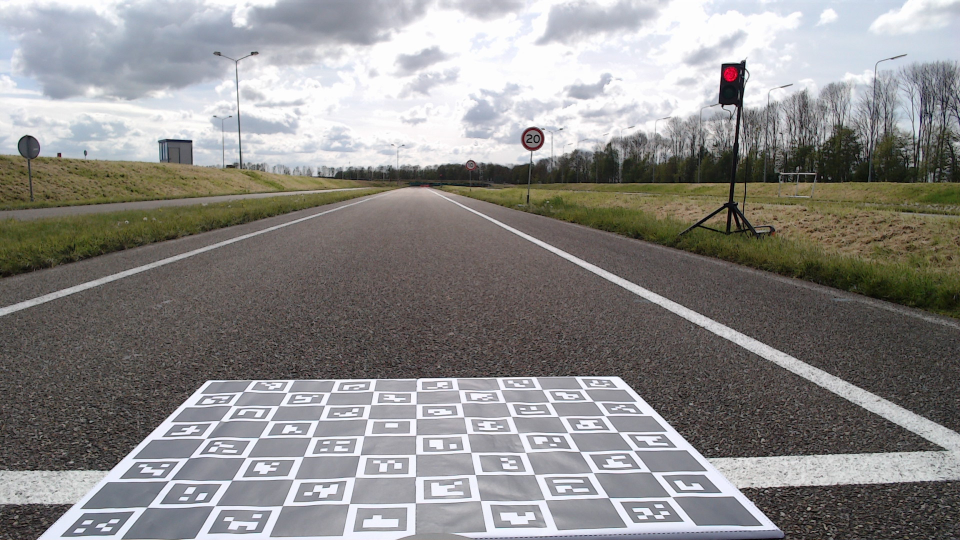
#> input picture src/examples/images/center.png, 1920 x 1080 px (shown at 1/2 size)
$ python -i LineDetection.py   (imports and definitions only)
#> lines starting #> are read from the running program, lines starting #| are printed output that depends on the picture; after the words box and inside, x2 and y2 are one past the last pixel; in counts of white or black regions, pixels touching at a corner belong together
import cv2
import numpy as np
from src.control_modes.autonomous_mode.line_detection.LineProcessor import clusterLines, combineLines, getLines

enable_debug = False


class LineFollowingNavigation:
    def __init__(self, width=848, height=480, scale=1, mode='normal'):
        self.width = width
        self.height = height
        self.scale = scale
        self.mode = mode  # 'normal', 'left_parallel', 'right_parallel'
        # Memory for line tracking
        self.prev_left_line = None
        self.prev_right_line = None
        self.crosswalk_detected = False
        self.crosswalk_confidence = 0
        self.left_min_bound = 0
        self.left_max_bound = 250
        self.right_min_bound = self.width - 250
        self.right_max_bound = self.width
        self.frame_count = 0


    # [6 lines left out: function set_mode, not called in this run]

    def detect_white_lines(self, img):
        """Simple and effective white line detection."""
        # Convert to grayscale
        gray = cv2.cvtColor(img, cv2.COLOR_BGR2GRAY)

        blurred = cv2.GaussianBlur(gray, (5, 5), 0)

        _, binary = cv2.threshold(blurred, 170, 255, cv2.THRESH_BINARY)

        height, width = img.shape[:2]
        mask = np.zeros_like(binary)

        # Trapezoid ROI for road area - taller and wider at the top
        roi_vertices = np.array([
            [0, height],  # Bottom left
            [width // 4, height // 3],  # Top left (wider and higher)
            [3 * width // 4, height // 3],  # Top right (wider and higher)
            [width, height]  # Bottom right
        ], dtype=np.int32)

        cv2.fillPoly(mask, [roi_vertices], 255)
        masked = cv2.bitwise_and(binary, mask)

        # Apply morphological operations to clean up
        kernel = np.ones((3, 3), np.uint8)
        cleaned = cv2.morphologyEx(masked, cv2.MORPH_CLOSE, kernel)
        cleaned = cv2.dilate(cleaned, kernel, iterations=1)

        if enable_debug:
            cv2.imshow("1. Gray", gray)
            cv2.imshow("2. Binary", binary)
            cv2.imshow("3. ROI Mask", mask)
            cv2.imshow("4. Masked", masked)
            cv2.imshow("5. Cleaned", cleaned)

        return cleaned

    def detect_lines(self, binary_img):
        """Detect lines using Hough transform."""
        lines = cv2.HoughLinesP(
            binary_img,
            rho=1,
            theta=np.pi / 180,
            threshold=20,  # Lower threshold to catch more lines
            minLineLength=40,  # Minimum line length
            maxLineGap=20  # Maximum gap between line segments
        )

        return lines

    def filter_lines(self, lines, img_shape):
        """Filter lines by angle and position, excluding crosswalk lines."""
        if lines is None:
            return [], []

        height, width = img_shape[:2]
        left_lines = []
        right_lines = []

        # First, detect if there's a crosswalk
        is_crosswalk, crosswalk_conf = self.detect_crosswalk(lines, img_shape)
        self.crosswalk_detected = is_crosswalk
        self.crosswalk_confidence = crosswalk_conf

        for line in lines:
            x1, y1, x2, y2 = line[0]

            # Calculate line angle
            if x2 - x1 == 0:  # Vertical line
                angle = 90.0
            else:
                angle = np.arctan2(y2 - y1, x2 - x1) * 180 / np.pi


            # Enhanced filtering to exclude crosswalk lines
            # Skip vertical lines (crosswalk stripes) - more aggressive filtering
            if abs(angle) > 85:  # Skip lines that are too vertical (crosswalk stripes)
                continue

            # Filter by angle - lane lines should be diagonal but not too steep
            if abs(angle) < 5:  # Skip nearly horizontal lines
                continue

            # Calculate line length
            length = np.sqrt((x2 - x1) ** 2 + (y2 - y1) ** 2)
            if length < 30:  # Skip very short lines
                continue

            # Determine if line is on left or right side
            center_x = (x1 + x2) / 2

            if center_x < width / 2 and angle < 0:  # Left side, negative slope (line going up-left to down-right)
                left_lines.append([x1, y1, x2, y2])
            elif center_x > width / 2 and angle > 0:  # Right side, positive slope (line going up-right to down-left)
                right_lines.append([x1, y1, x2, y2])

        print(f"Returning {len(left_lines)} left lines and {len(right_lines)} right lines.")
        return left_lines, right_lines

    """def get_center_x(self, frame):
        binary = self.detect_white_lines(frame)
        lines = self.detect_lines(binary)
        _, _, center_x = self.filter_lines(lines, frame.shape)
        return center_x"""

    def get_best_line(self, lines):
        """Get the longest/best line from a group."""
        if not lines:
            return None

        best_line = None
        max_length = 0

        for line in lines:
            x1, y1, x2, y2 = line
            length = np.sqrt((x2 - x1) ** 2 + (y2 - y1) ** 2)

            if length > max_length:
                max_length = length
                best_line = line

        return best_line

    def extrapolate_line(self, line, img_height, horizon_y=200):
        """Extrapolate line to full height."""
        if line is None:
            return None

        x1, y1, x2, y2 = line

        # Calculate line slope and intercept
        if x2 - x1 == 0:
            return line  # Vertical line, return as is

        slope = (y2 - y1) / (x2 - x1)
        intercept = y1 - slope * x1

        # Calculate x coordinates at horizon and bottom
        x_bottom = int((img_height - intercept) / slope)
        x_horizon = int((horizon_y - intercept) / slope)

        return [x_horizon, horizon_y, x_bottom, img_height]

    def detect_clustered_lines(self, lines, img_shape):
        """Detect clusters of lines and create thick purple lines for likely paths."""
        if lines is None or len(lines) == 0:
            return []

        height, width = img_shape[:2]
        clustered_lines = []

        # Group lines by proximity and angle similarity (for dotted lines)
        line_groups = []

        for line in lines:
            x1, y1, x2, y2 = line[0]

            # Calculate line properties
            center_x = (x1 + x2) / 2
            center_y = (y1 + y2) / 2
            angle = np.arctan2(y2 - y1, x2 - x1) * 180 / np.pi

            # Find if this line belongs to an existing group (for connecting dotted lines)
            found_group = False
            for group in line_groups:
                # Check if line is close to group and has similar angle
                group_center_x = np.mean([((l[0] + l[2]) / 2) for l in group])
                group_center_y = np.mean([((l[1] + l[3]) / 2) for l in group])
                group_angle = np.mean([np.arctan2(l[3] - l[1], l[2] - l[0]) * 180 / np.pi for l in group])

                # Tighter thresholds for connecting dotted lines
                distance_threshold = 30  # pixels (closer together)
                angle_threshold = 15  # degrees (more similar angles)

                distance = np.sqrt((center_x - group_center_x) ** 2 + (center_y - group_center_y) ** 2)
                angle_diff = abs(angle - group_angle)

                # Also check if lines are roughly aligned (for dotted line detection)
                if distance < distance_threshold and angle_diff < angle_threshold:
                    group.append([x1, y1, x2, y2])
                    found_group = True
                    break

            if not found_group:
                line_groups.append([[x1, y1, x2, y2]])

        # Create purple lines for groups with multiple lines (dotted lines or dense clusters)
        for group in line_groups:
            if len(group) >= 2:  # Changed from 3 to 2 for dotted line detection
                # Sort lines by position to connect them properly
                group.sort(key=lambda l: (l[1] + l[3]) / 2)  # Sort by average y position

                # For dotted lines, connect the endpoints
                if len(group) >= 2:
                    first_line = group[0]
                    last_line = group[-1]

                    # Find the endpoints that are furthest apart
                    points = [
                        (first_line[0], first_line[1]), (first_line[2], first_line[3]),
                        (last_line[0], last_line[1]), (last_line[2], last_line[3])
                    ]

                    # Find top-most and bottom-most points
                    top_point = min(points, key=lambda p: p[1])
                    bottom_point = max(points, key=lambda p: p[1])

                    # Create a line connecting the extremes
                    clustered_lines.append([int(top_point[0]), int(top_point[1]),
                                            int(bottom_point[0]), int(bottom_point[1])])

                # Alternative: if you want to fit through all points (for dense clusters)
                elif len(group) >= 4:  # For very dense clusters, use line fitting
                    all_points = []
                    for line in group:
                        all_points.extend([(line[0], line[1]), (line[2], line[3])])

                    if len(all_points) >= 2:
                        x_coords = [p[0] for p in all_points]
                        y_coords = [p[1] for p in all_points]

                        # Fit line: y = mx + b
                        A = np.vstack([x_coords, np.ones(len(x_coords))]).T
                        m, b = np.linalg.lstsq(A, y_coords, rcond=None)[0]

                        # Calculate endpoints
                        y_min = min(y_coords)
                        y_max = max(y_coords)
                        x_min = (y_min - b) / m if m != 0 else min(x_coords)
                        x_max = (y_max - b) / m if m != 0 else max(x_coords)

                        # Clamp to image bounds
                        x_min = max(0, min(x_min, width))
                        x_max = max(0, min(x_max, width))

                        clustered_lines.append([int(x_min), int(y_min), int(x_max), int(y_max)])

        return clustered_lines

    def find_point_of_interception(self, lines, img_height=None):
        """
        Returns a list of (x, y) points where each line intercepts the bottom of the frame (y = img_height).
        Accepts a single line [x1, y1, x2, y2] or a list of such lines.
        """
        if lines is None or len(lines) == 0:
            return []

        # Normalize to list of lines
        if isinstance(lines[0], (int, float)):
            lines = [lines]

        if img_height is None:
            img_height = self.height

        interception_points = []
        for line in lines:
            x1, y1, x2, y2 = line
            if y2 == y1:
                continue  # Skip horizontal lines
            m = (y2 - y1) / (x2 - x1) if x2 != x1 else None
            if m is not None:
                b = y1 - m * x1
                x_at_bottom = int((img_height - b) / m)
                interception_points.append((x_at_bottom, img_height))
            else:
                interception_points.append((x1, img_height))
        return interception_points

    def get_lines_in_window(self, intercepting, lines, lower_bound, upper_bound):
        """
        Returns the lines whose interception point at the bottom of the frame
        is within [lower_bound, upper_bound] (inclusive).
        """
        result = []
        for point, line in zip(intercepting, lines):
            x, _ = point
            if lower_bound <= x <= upper_bound:
                result.append(line)
        return result


    def processFrame(self, img, horizon_height=280, weight_factor=1, bias=0):
        """Main processing function."""
        if img.shape[1] != self.width or img.shape[0] != self.height:
            img = cv2.resize(img, (self.width, self.height))

        self.frame_count += 1
        visuals = []

        windowed_frame = img.copy()

        # Step 1: Detect white lines
        binary = self.detect_white_lines(img)

        # Step 2: Detect lines using Hough transform
        raw_lines = self.detect_lines(binary)

        # Step 3: Detect clustered lines (purple lines)
        clustered_lines = self.detect_clustered_lines(raw_lines, img.shape)

        # Step 4: Filter and separate left/right lines
        left_lines, right_lines = self.filter_lines(raw_lines, img.shape)

        # Step 5: Get best lines

        intercepts_left = self.find_point_of_interception(left_lines)
        intercepts_right = self.find_point_of_interception(right_lines)

        left_lines = self.get_lines_in_window(intercepts_left, left_lines, 0, 350)
        right_lines = self.get_lines_in_window(intercepts_right, right_lines, self.width - 300, self.width)

        best_left = self.get_best_line(left_lines)
        best_right = self.get_best_line(right_lines)

        # draw over the new windowed image copy
        if enable_debug:
            line_img = windowed_frame
            if best_left is not None:
                x1, y1, x2, y2 = best_left
                cv2.line(line_img, (x1, y1), (x2, y2), (0, 255, 0), 4)
            if best_right is not None:
                x1, y1, x2, y2 = best_right
                cv2.line(line_img, (x1, y1), (x2, y2), (255, 0, 0), 4)
            if enable_debug:
                cv2.imshow("5. Best Lines", line_img)

        # Step 6: Extrapolate lines
        if best_left is not None:
            best_left = self.extrapolate_line(best_left, self.height, horizon_height)
        if best_right is not None:
            best_right = self.extrapolate_line(best_right, self.height, horizon_height)

        if enable_debug:
            # Show all detected lines
            line_img = img.copy()
            if raw_lines is not None:
                for line in raw_lines:
                    x1, y1, x2, y2 = line[0]
                    cv2.line(line_img, (x1, y1), (x2, y2), (0, 255, 255), 1)  # Yellow
                    # draw text saying each coord


            # Show clustered lines (purple)
            for line in clustered_lines:
                x1, y1, x2, y2 = line
                cv2.line(line_img, (x1, y1), (x2, y2), (128, 0, 128), 3)  # Purple, thick

            # Show filtered lines
            for line in left_lines:
                x1, y1, x2, y2 = line
                cv2.line(line_img, (x1, y1), (x2, y2), (0, 255, 0), 2)  # Green
            for line in right_lines:
                x1, y1, x2, y2 = line
                cv2.line(line_img, (x1, y1), (x2, y2), (255, 0, 0), 2)  # Red

            # Show best lines
            if best_left is not None:
                x1, y1, x2, y2 = best_left
                cv2.line(line_img, (x1, y1), (x2, y2), (0, 255, 0), 4)  # Thick green
            if best_right is not None:
                x1, y1, x2, y2 = best_right
                cv2.line(line_img, (x1, y1), (x2, y2), (255, 0, 0), 4)  # Thick red

            cv2.imshow("6. Lines Detected", line_img)

        # Find target
        final_left = [best_left] if best_left is not None else []
        final_right = [best_right] if best_right is not None else []

        if final_left or final_right:
            target, target_visuals = self.findTarget(
                final_left, final_right, horizon_height, img,
                weight_factor=weight_factor, bias=bias
            )
            visuals.extend(target_visuals)
            return target, visuals

        return None, visuals

    def findTarget(self, left_lines, right_lines, horizon_height, img, left_weight=1, right_weight=1, weight_factor=1,
                   bias=0, draw=1):
        visuals = []
        # print("Finding target...")

        # If crosswalk is detected, prioritize going straight
        if self.crosswalk_detected:
            # print(f"Crosswalk detected - maintaining straight course")
            target = self.width / 2  # Go straight through crosswalk

            visuals.append({
                'type': 'text',
                'text': f"CROSSWALK - GO STRAIGHT ({self.crosswalk_confidence}%)",
                'position': (10, 60),
                'font': 'FONT_HERSHEY_SIMPLEX',
                'font_scale': 0.7,
                'color': (0, 0, 255),
                'thickness': 2
            })

            visuals.append({
                'type': 'circle',
                'center': (int(target), horizon_height),
                'radius': 8,
                'color': (0, 165, 255),  # Orange circle for crosswalk mode
                'thickness': -1
            })

            return target, visuals

        # Rest of the original findTarget method...
        if not left_lines and not right_lines:
            # print("No left || or right detected")
            return None, visuals

        elif not right_lines:
            # Only left line detected
            x1l, y1l, x2l, y2l = left_lines[0]
            target = x1l + 200  # Estimate right side based on typical lane width

            visuals.append({
                'type': 'line',
                'start': (x1l, y1l),
                'end': (x2l, y2l),
                'color': (0, 255, 0),
                'thickness': 3
            })

        elif not left_lines:
            # Only right line detected
            x1r, y1r, x2r, y2r = right_lines[0]
            target = x1r - 200  # Estimate left side based on typical lane width

            visuals.append({
                'type': 'line',
                'start': (x1r, y1r),
                'end': (x2r, y2r),
                'color': (255, 0, 0),
                'thickness': 3
            })

        else:
            # Both lines detected
            x1l, y1l, x2l, y2l = left_lines[0]
            x1r, y1r, x2r, y2r = right_lines[0]

            # print(f"Target: Left Line: ({x1l}, {y1l}) to ({x2l}, {y2l}), Right Line: ({x1r}, {y1r}) to ({x2r}, {y2r})")
            # Target is midpoint between the two lines at horizon
            target = (x1l + x1r) / 2

            visuals.extend([
                {
                    'type': 'line',
                    'start': (x1l, y1l),
                    'end': (x2l, y2l),
                    'color': (0, 255, 0),
                    'thickness': 3
                },
                {
                    'type': 'line',
                    'start': (x1r, y1r),
                    'end': (x2r, y2r),
                    'color': (255, 0, 0),
                    'thickness': 3
                }
            ])

        # Add target point
        if target is not None:
            visuals.append({
                'type': 'circle',
                'center': (int(target), horizon_height),
                'radius': 5,
                'color': (0, 255, 255),
                'thickness': -1
            })

        # Add center reference point
        visuals.append({
            'type': 'circle',
            'center': (int(self.width / 2), horizon_height),
            'radius': 5,
            'color': (0, 0, 255),
            'thickness': -1
        })

        return target, visuals

    # [200 lines left out: functions calculateSteeringAngle, calculateSpeed, run, not called in this run]

    def detect_crosswalk(self, lines, img_shape):
        """Detect crosswalk patterns and return confidence level."""
        if lines is None:
            return False, 0

        height, width = img_shape[:2]
        vertical_lines = []
        crosswalk_confidence = 0

        # Look for vertical or near-vertical lines
        for line in lines:
            x1, y1, x2, y2 = line[0]

            # Calculate angle from horizontal
            if x2 - x1 == 0:
                angle = 90  # Perfectly vertical
            else:
                angle = abs(np.arctan2(y2 - y1, x2 - x1) * 180 / np.pi)

            # Check if line is vertical (80-90 degrees from horizontal)
            if angle > 80:
                line_length = np.sqrt((x2 - x1) ** 2 + (y2 - y1) ** 2)
                # Only consider lines that are reasonably long (potential crosswalk stripes)
                if line_length > 30:
                    vertical_lines.append({
                        'line': [x1, y1, x2, y2],
                        'length': line_length,
                        'center_x': (x1 + x2) / 2,
                        'center_y': (y1 + y2) / 2
                    })

        # Analyze vertical lines for crosswalk pattern
        if len(vertical_lines) >= 2:  # Need at least 2 vertical lines
            # Sort by x position
            vertical_lines.sort(key=lambda x: x['center_x'])

            # Check for evenly spaced vertical lines (crosswalk pattern)
            spacings = []
            for i in range(1, len(vertical_lines)):
                spacing = vertical_lines[i]['center_x'] - vertical_lines[i - 1]['center_x']
                spacings.append(spacing)

            if len(spacings) >= 1:
                # Check if spacings are relatively consistent (crosswalk stripes)
                mean_spacing = np.mean(spacings)
                spacing_variance = np.var(spacings) if len(spacings) > 1 else 0

                # Crosswalk stripes are typically 30-150 pixels apart depending on distance
                if 30 < mean_spacing < 150 and spacing_variance < 400:
                    crosswalk_confidence = min(len(vertical_lines) * 20, 100)  # Max 100%

                    # Additional checks for higher confidence
                    if len(vertical_lines) >= 3:  # 3 or more stripes
                        crosswalk_confidence += 20

                    # Check if lines span significant portion of width
                    total_width_coverage = max([l['center_x'] for l in vertical_lines]) - min(
                        [l['center_x'] for l in vertical_lines])
                    if total_width_coverage > width * 0.3:  # Covers at least 30% of width
                        crosswalk_confidence += 15

                    crosswalk_confidence = min(crosswalk_confidence, 100)

        is_crosswalk = crosswalk_confidence > 40  # Threshold for crosswalk detection


        return is_crosswalk, crosswalk_confidence


    # [5 lines left out: function process, not called in this run]

>>> import cv2
>>> picture = cv2.imread('../../../examples/images/center.png')
#> picture is the input picture: shape (1080, 1920, 3); mean B, G, R 136.6, 138, 139.7
>>> result = LineFollowingNavigation().processFrame(picture)
#> in processFrame, `img = cv2.resize(img, (self.width, self.height))`:
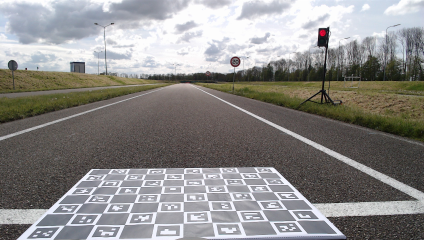
#> img: shape (480, 848, 3) (shown at 1/2 size); mean of channels 0, 1, 2 136.5, 137.9, 139.6; drawn as B, G, R
#> in detect_white_lines, `gray = cv2.cvtColor(img, cv2.COLOR_BGR2GRAY)`:
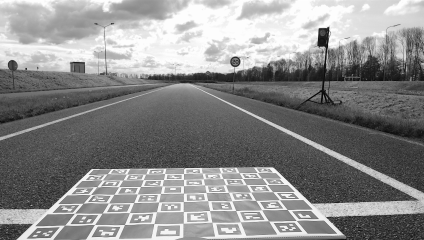
#> gray: shape (480, 848) (shown at 1/2 size); min 0, max 255, mean 138.3
#> in detect_white_lines, `_, binary = cv2.threshold(blurred, 170, 255, cv2.THRESH_BINARY)`:
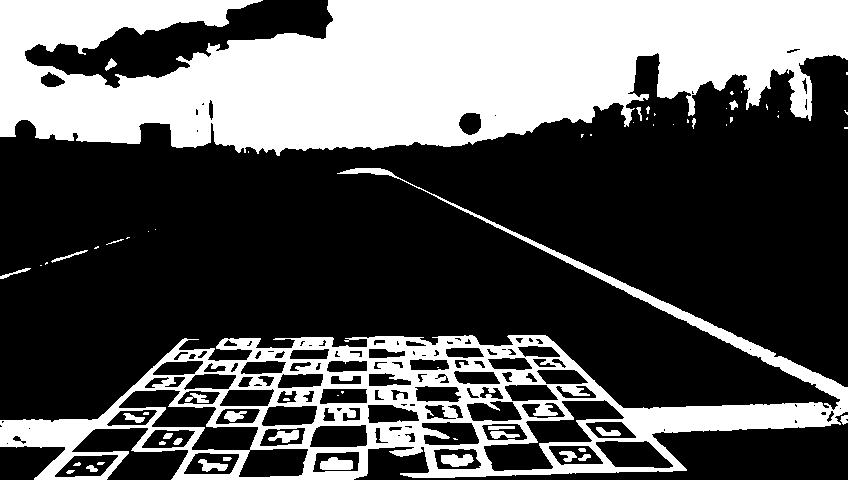
#> binary: shape (480, 848); 34.2% white; 64 white regions (32 under 20 px), largest, box (x1, y1, x2, y2) and area: (0, 0, 848, 156) 93944, (0, 168, 848, 480) 42150, (320, 457, 353, 470) 340
#> (the rest of the program and of its run is left out)
